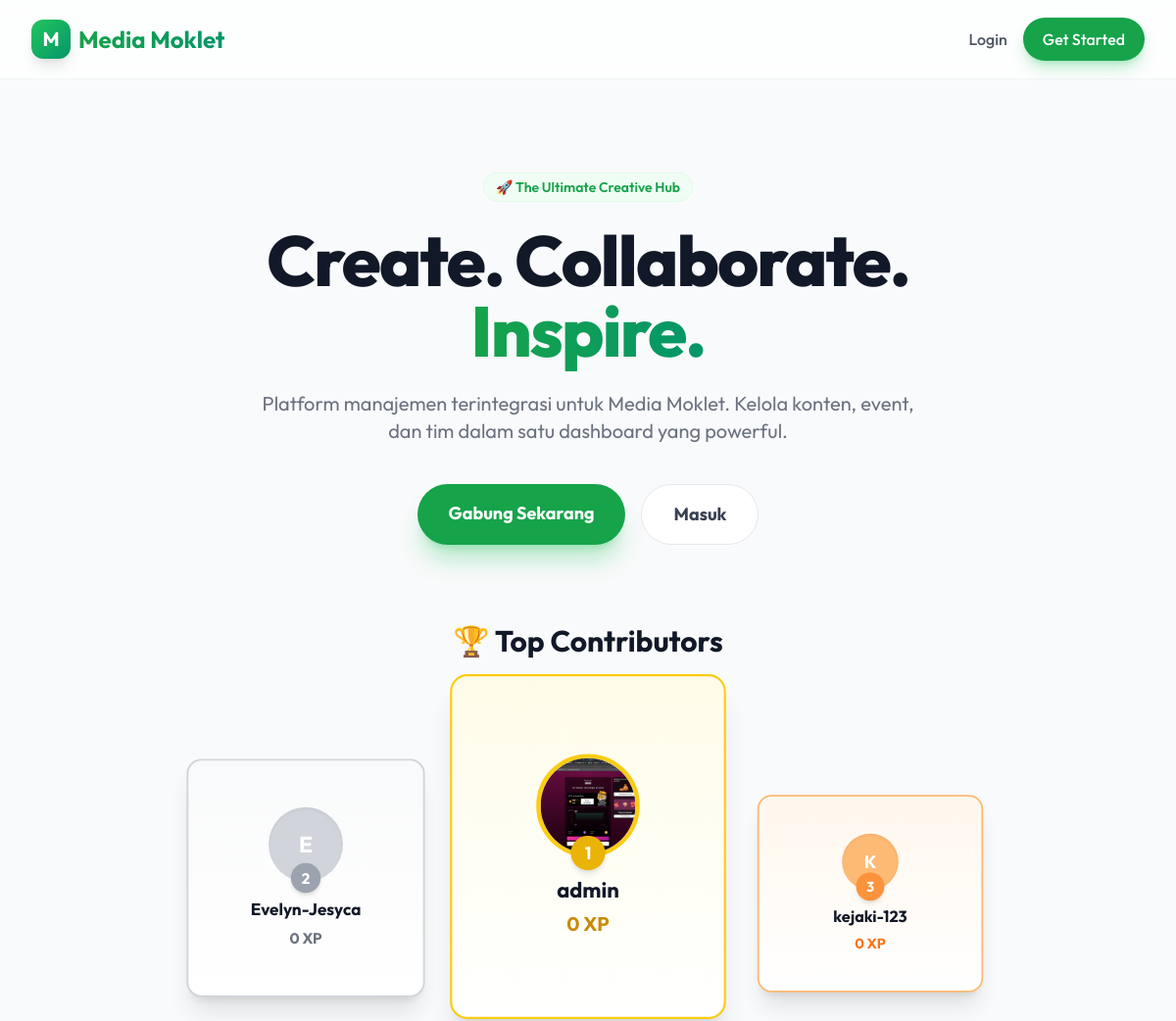
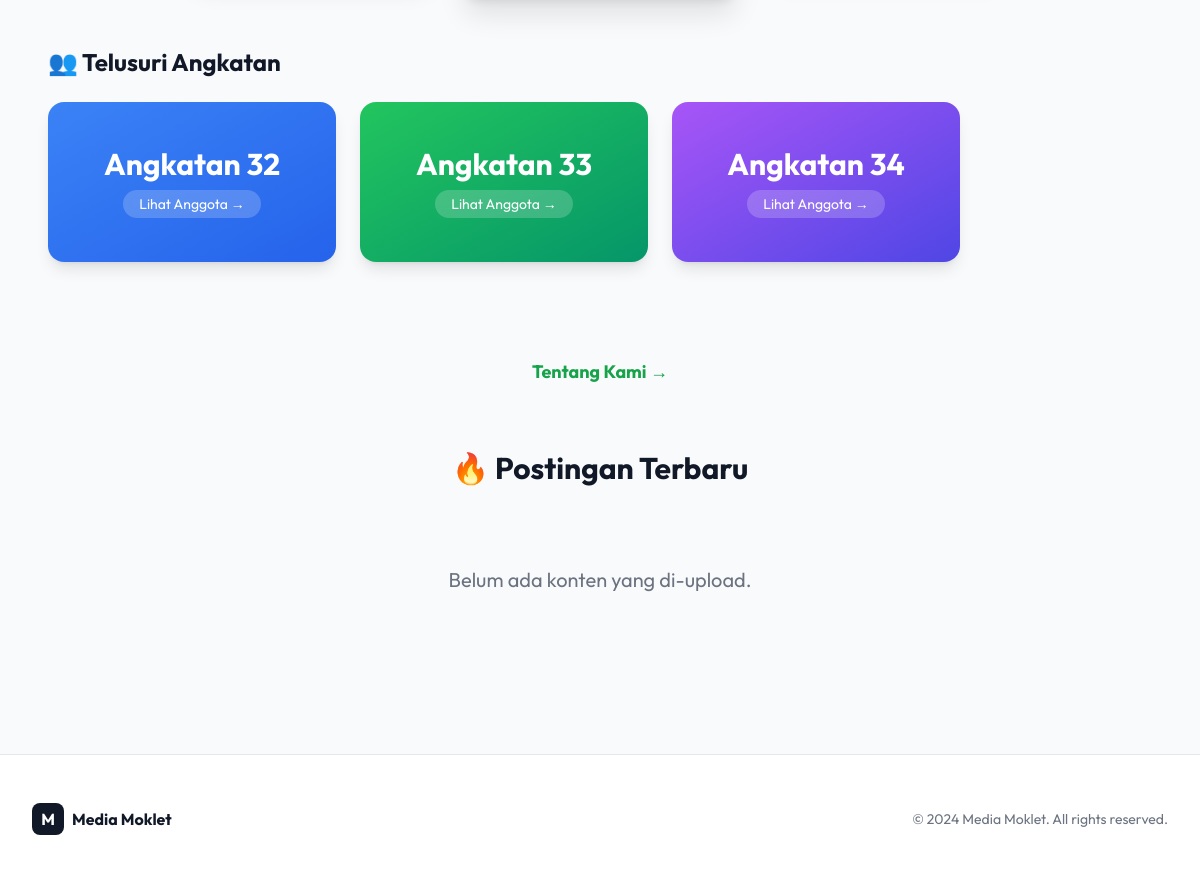
The page / on the database its author committed (2 pictures, top to bottom).
### users/models.py (models this page shows, shortened)
class User(AbstractUser):
    class Division(models.TextChoices):
        JOURNALISM = 'JOURNALISM', 'Jurnalistik'
        DESIGN = 'DESIGN', 'Design'
        PHOTOGRAPHY = 'PHOTOGRAPHY', 'Fotografi'
    class Role(models.TextChoices):
        PIC_DIVISI = 'PIC_DIVISI', 'PIC Divisi'
        KETUA = 'KETUA', 'Ketua Media Moklet'
        WAKA = 'WAKA', 'Wakil Ketua'
        SEKRETARIS = 'SEKRETARIS', 'Sekretaris'
        MEMBER = 'MEMBER', 'Anggota'
    class_name = models.CharField(max_length=50, verbose_name="Kelas/Jurusan")
    nisn = models.CharField(max_length=20, unique=True, verbose_name="NISN")
    angkatan = models.IntegerField(default=34, verbose_name="Angkatan", help_text="Contoh: 33, 34, 35")
    division = models.CharField(
        max_length=20,
        choices=Division.choices,
        default=Division.JOURNALISM,
        verbose_name="Divisi"
    )
    role = models.CharField(
        max_length=20,
        choices=Role.choices,
        default=Role.MEMBER,
        verbose_name="Role/Jabatan"
    )
    phone_number = models.CharField(max_length=15, blank=True, null=True, verbose_name="Nomor HP")
    is_verified = models.BooleanField(default=False, verbose_name="Terverifikasi")
    profile_photo = models.ImageField(upload_to='profile_photos/', blank=True, null=True, verbose_name="Foto Profil")
    badges = models.ManyToManyField(Badge, blank=True, related_name='users', verbose_name="Badges")
    points = models.IntegerField(default=0)
    def get_initials(self):
        if self.first_name and self.last_name:
            return f"{self.first_name[0]}{self.last_name[0]}".upper()
        return self.username[0].upper()

### core/views.py (the view)
# urls.py: 2. Add a URL to urlpatterns:  path('', views.home, name='home')
def home(request):
    latest_posts = ContentItem.objects.filter(status='UPLOADED').order_by('-updated_at')[:10]
    top_leaders = User.objects.filter(is_active=True).order_by('-points')[:3]
    context = {
        'latest_posts': latest_posts,
        'top_leaders': top_leaders,
    }
    if request.user.is_authenticated:
        upcoming_events = Event.objects.filter(date__gte=timezone.now()).order_by('date')[:3]
        context['upcoming_events'] = upcoming_events
    return render(request, 'core/home.html', context)

### core/templates/core/home.html (shortened to what this page needs)
{% extends 'core/base.html' %}
{% block content %}
<div class="relative overflow-hidden">
    <div class="text-center py-16 lg:py-20 relative z-10">
        <div class="animate-fade-in-up">
            <span
                class="inline-block py-1 px-3 rounded-full bg-green-50 text-green-600 text-sm font-semibold mb-6 border border-green-100">
                🚀 The Ultimate Creative Hub
            </span>
            <h1 class="text-5xl md:text-7xl font-extrabold text-gray-900 tracking-tight mb-6">
                Create. Collaborate. <br>
                <span
                    class="text-transparent bg-clip-text bg-gradient-to-r from-green-600 to-emerald-600">Inspire.</span>
            </h1>
            <p class="mt-4 max-w-2xl mx-auto text-xl text-gray-500 mb-10">
                Platform manajemen terintegrasi untuk Media Moklet. Kelola konten, event, dan tim dalam satu dashboard
                yang powerful.
            </p>
            {% if not user.is_authenticated %}
            <div class="flex justify-center gap-4">
                <a href="{% url 'register' %}"
                    class="px-8 py-4 bg-green-600 text-white rounded-full font-bold text-lg shadow-xl shadow-green-500/30 hover:bg-green-700 hover:scale-105 transition-all duration-300">
                    Gabung Sekarang
                </a>
                <a href="{% url 'login' %}"
                    class="px-8 py-4 bg-white text-gray-700 border border-gray-200 rounded-full font-bold text-lg hover:bg-gray-50 hover:border-gray-300 transition-all duration-300">
                    Masuk
                </a>
            </div>
            {% else %}
            <a href="{% url 'cms_dashboard' %}"
                class="px-8 py-4 bg-gray-900 text-white rounded-full font-bold text-lg shadow-xl hover:bg-gray-800 hover:scale-105 transition-all duration-300">
                Go to Dashboard &rarr;
            </a>
            {% endif %}
        </div>
    </div>
    {% if user.is_authenticated %}
    <div class="grid grid-cols-1 md:grid-cols-2 gap-8 mb-16 animate-fade-in-up delay-100">
        <div class="bg-white p-6 rounded-2xl shadow-sm border border-gray-100">
            <h2 class="text-xl font-bold text-gray-900 mb-4 flex items-center gap-2">
                <svg class="w-6 h-6 text-green-600" fill="none" stroke="currentColor" viewBox="0 0 24 24">
                    <path stroke-linecap="round" stroke-linejoin="round" stroke-width="2"
                        d="M8 7V3m8 4V3m-9 8h10M5 21h14a2 2 0 002-2V7a2 2 0 00-2-2H5a2 2 0 00-2 2v12a2 2 0 002 2z">
                    </path>
                </svg>
                Jadwal Mendatang
            </h2>
            <div class="space-y-3">
                {% for event in upcoming_events %}
                <div
                    class="flex items-center gap-4 p-4 bg-green-50 border border-green-100 rounded-xl hover:shadow-md transition-shadow">
                    <div
                        class="flex-shrink-0 w-12 h-12 bg-green-600 rounded-lg flex flex-col items-center justify-center text-white">
                        <span class="text-lg font-bold">{{ event.date|date:"d" }}</span>
                        <span class="text-xs">{{ event.date|date:"M" }}</span>
                    </div>
                    <div class="flex-1">
                        <h3 class="font-bold text-gray-900">{{ event.title }}</h3>
                        <p class="text-sm text-gray-500">{{ event.location|default:"Online" }} • {{
                            event.date|date:"H:i" }}</p>
                    </div>
                    <span class="px-3 py-1 bg-green-100 text-green-700 text-xs font-semibold rounded-full">Event</span>
                </div>
                {% empty %}
                <p class="text-gray-500 text-center py-4">Belum ada jadwal event.</p>
                {% endfor %}
            </div>
        </div>
        <div class="space-y-4">
            <div class="bg-gradient-to-br from-green-500 to-emerald-600 rounded-2xl p-6 text-white shadow-lg">
                <h3 class="text-xl font-bold mb-2">Angkatan</h3>
                <p class="text-green-100 text-sm mb-4">Lihat anggota per angkatan</p>
                <div class="space-y-2">
                    <a href="{% url 'members_angkatan' 33 %}"
                        class="block bg-white bg-opacity-20 backdrop-blur-sm hover:bg-opacity-30 rounded-lg px-4 py-2 font-medium transition-all">
                        📚 Angkatan 33
                    </a>
                    <a href="{% url 'members_angkatan' 34 %}"
                        class="block bg-white bg-opacity-20 backdrop-blur-sm hover:bg-opacity-30 rounded-lg px-4 py-2 font-medium transition-all">
                        📚 Angkatan 34
                    </a>
                    <a href="{% url 'members_angkatan' 35 %}"
                        class="block bg-white bg-opacity-20 backdrop-blur-sm hover:bg-opacity-30 rounded-lg px-4 py-2 font-medium transition-all">
                        📚 Angkatan 35
                    </a>
                </div>
            </div>
        </div>
    </div>
    {% else %}
    <div class="mb-16 animate-fade-in-up delay-100">
        <h2 class="text-3xl font-bold text-gray-900 mb-8 text-center">🏆 Top Contributors</h2>
        <div class="flex justify-center items-end gap-4 md:gap-8 min-h-[300px]">
            {% for leader in top_leaders %}
            <div class="relative flex flex-col items-center transition-all duration-300
                {% if forloop.counter == 1 %}order-2 z-10 scale-110{% endif %}
                {% if forloop.counter == 2 %}order-1 scale-95{% endif %}
                {% if forloop.counter == 3 %}order-3 scale-90{% endif %}">
                <div
                    class="bg-white rounded-2xl shadow-xl border-2 flex flex-col items-center p-6 w-48 md:w-64
                    {% if forloop.counter == 1 %}border-yellow-400 h-80 justify-center bg-gradient-to-b from-yellow-50 to-white{% endif %}
                    {% if forloop.counter == 2 %}border-gray-300 h-64 justify-center bg-gradient-to-b from-gray-50 to-white{% endif %}
                    {% if forloop.counter == 3 %}border-orange-300 h-56 justify-center bg-gradient-to-b from-orange-50 to-white{% endif %}">
                    <div class="relative mb-4">
                        {% if leader.profile_photo %}
                        <img src="{{ leader.profile_photo.url }}" class="rounded-full object-cover border-4
                            {% if forloop.counter == 1 %}w-24 h-24 border-yellow-400{% endif %}
                            {% if forloop.counter == 3 %}w-16 h-16 border-orange-300{% endif %}">
                        {% else %}
                        <div class="rounded-full flex items-center justify-center font-bold text-white shadow-inner
                            {% if forloop.counter == 2 %}w-20 h-20 bg-gray-300 text-2xl{% endif %}
                            {% if forloop.counter == 3 %}w-16 h-16 bg-orange-300 text-xl{% endif %}">
                            {{ leader.get_initials }}
                        </div>
                        {% endif %}
                        <div class="absolute -bottom-3 left-1/2 transform -translate-x-1/2 w-8 h-8 rounded-full flex items-center justify-center text-white font-bold shadow-md
                            {% if forloop.counter == 1 %}bg-yellow-500{% endif %}
                            {% if forloop.counter == 2 %}bg-gray-400{% endif %}
                            {% if forloop.counter == 3 %}bg-orange-400{% endif %}">
                            {{ forloop.counter }}
                        </div>
                    </div>
                    <h3 class="font-bold text-gray-900 text-center mb-1 truncate w-full px-2
                        {% if forloop.counter == 1 %}text-xl{% else %}text-lg{% endif %}">
                        {{ leader.username }}
                    </h3>
                    <p class="font-bold
                        {% if forloop.counter == 1 %}text-yellow-600 text-lg{% endif %}
                        {% if forloop.counter == 2 %}text-gray-500{% endif %}
                        {% if forloop.counter == 3 %}text-orange-500{% endif %}">
                        {{ leader.points }} XP
                    </p>
                </div>
            </div>
            {% empty %}
            <p class="text-gray-500 text-center w-full">Belum ada data leaderboard.</p>
            {% endfor %}
        </div>
    </div>
    <div class="mb-16 animate-fade-in-up delay-200">
        <h2 class="text-2xl font-bold text-gray-900 mb-6 px-4">👥 Telusuri Angkatan</h2>
        <div class="flex overflow-x-auto gap-6 pb-8 px-4 snap-x scrollbar-hide">
            <a href="{% url 'members_angkatan' 32 %}"
                class="flex-shrink-0 w-72 h-40 bg-gradient-to-br from-blue-500 to-blue-600 rounded-2xl shadow-lg flex flex-col items-center justify-center text-white snap-center hover:scale-105 transition-transform cursor-pointer relative overflow-hidden group">
                <h3 class="text-3xl font-bold mb-2">Angkatan 32</h3>
                <span class="bg-white/20 px-4 py-1 rounded-full text-sm backdrop-blur-sm">Lihat Anggota &rarr;</span>
            </a>
            <a href="{% url 'members_angkatan' 33 %}"
                class="flex-shrink-0 w-72 h-40 bg-gradient-to-br from-green-500 to-emerald-600 rounded-2xl shadow-lg flex flex-col items-center justify-center text-white snap-center hover:scale-105 transition-transform cursor-pointer relative overflow-hidden group">
                <h3 class="text-3xl font-bold mb-2">Angkatan 33</h3>
                <span class="bg-white/20 px-4 py-1 rounded-full text-sm backdrop-blur-sm">Lihat Anggota &rarr;</span>
            </a>
            <a href="{% url 'members_angkatan' 34 %}"
                class="flex-shrink-0 w-72 h-40 bg-gradient-to-br from-purple-500 to-indigo-600 rounded-2xl shadow-lg flex flex-col items-center justify-center text-white snap-center hover:scale-105 transition-transform cursor-pointer relative overflow-hidden group">
                <h3 class="text-3xl font-bold mb-2">Angkatan 34</h3>
                <span class="bg-white/20 px-4 py-1 rounded-full text-sm backdrop-blur-sm">Lihat Anggota &rarr;</span>
            </a>
        </div>
    </div>
    <div class="text-center mb-16 animate-fade-in-up delay-300">
        <a href="{% url 'about' %}"
            class="inline-flex items-center gap-2 text-green-600 hover:text-green-700 font-bold text-lg transition-colors">
            Tentang Kami &rarr;
        </a>
    </div>
    {% endif %}
    <div class="mb-16 animate-fade-in-up delay-200">
        <h2 class="text-3xl font-bold text-gray-900 mb-8 text-center">🔥 Postingan Terbaru</h2>
        <div class="grid grid-cols-1 md:grid-cols-2 lg:grid-cols-3 gap-8">
            {% for post in latest_posts %}
            <div
                class="bg-white rounded-2xl shadow-sm border border-gray-100 overflow-hidden hover:shadow-xl transition-all duration-300">
                <div class="h-48 bg-gray-200 flex items-center justify-center text-gray-400">
                    <span class="text-4xl">
                        {% if post.platform == 'INSTAGRAM' %}📸
                        {% elif post.platform == 'TIKTOK' %}🎵
                        {% elif post.platform == 'YOUTUBE' %}▶️
                        {% else %}📄{% endif %}
                    </span>
                </div>
                <div class="p-6">
                    <div class="flex items-center gap-2 mb-3">
                        <span class="px-2 py-1 rounded-md text-xs font-bold
                            {% if post.platform == 'INSTAGRAM' %}bg-pink-100 text-pink-700
                            {% elif post.platform == 'TIKTOK' %}bg-black text-white
                            {% elif post.platform == 'YOUTUBE' %}bg-red-100 text-red-700
                            {% else %}bg-gray-100 text-gray-700{% endif %}">
                            {{ post.get_platform_display }}
                        </span>
                        <span class="text-xs text-gray-500">{{ post.updated_at|date:"d M Y" }}</span>
                    </div>
                    <h3 class="text-xl font-bold text-gray-900 mb-2 line-clamp-2">{{ post.title }}</h3>
                    <p class="text-gray-500 text-sm mb-4 line-clamp-3">{{ post.description }}</p>
                    <div class="flex items-center justify-between pt-4 border-t border-gray-100">
                        <div class="flex items-center gap-2">
                            {% if post.author.profile_photo %}
                            <img src="{{ post.author.profile_photo.url }}" class="w-8 h-8 rounded-full object-cover">
                            {% else %}
                            <div
                                class="w-8 h-8 rounded-full bg-green-100 flex items-center justify-center text-green-700 text-xs font-bold">
                                {{ post.author.get_initials }}
                            </div>
                            {% endif %}
                            <span class="text-sm font-medium text-gray-700">{{ post.author.username }}</span>
                        </div>
                        {% if post.final_link %}
                        <a href="{{ post.final_link }}" target="_blank"
                            class="text-green-600 hover:text-green-700 font-medium text-sm">
                            Lihat Post &rarr;
                        </a>
                        {% endif %}
                    </div>
                </div>
            </div>
            {% empty %}
            <div class="col-span-3 text-center py-12 text-gray-500">
                <p class="text-xl">Belum ada konten yang di-upload.</p>
            </div>
            {% endfor %}
        </div>
    </div>
</div>
{% endblock %}

### core/templates/core/base.html (style rules this page uses)
body { font-family: 'Outfit', sans-serif; }
.animate-fade-in-up { animation: fadeInUp 0.8s ease-out forwards; opacity: 0; transform: translateY(20px); }
.delay-100 { animation-delay: 0.1s; }
.delay-200 { animation-delay: 0.2s; }
.delay-300 { animation-delay: 0.3s; }

### rows shown on the page
User: profile_photo (picture), username "admin", points "0"
User: get_initials "E", username "Evelyn-Jesyca", points "0"
User: get_initials "K", username "kejaki-123", points "0"
